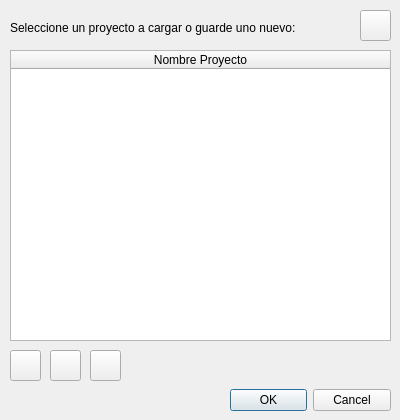
<?xml version="1.0" encoding="UTF-8"?>
<ui version="4.0">
 <class>a</class>
 <widget class="QDialog" name="a">
  <property name="windowModality">
   <enum>Qt::WindowModal</enum>
  </property>
  <property name="geometry">
   <rect>
    <x>0</x>
    <y>0</y>
    <width>400</width>
    <height>420</height>
   </rect>
  </property>
  <property name="minimumSize">
   <size>
    <width>400</width>
    <height>420</height>
   </size>
  </property>
  <property name="maximumSize">
   <size>
    <width>400</width>
    <height>420</height>
   </size>
  </property>
  <property name="windowTitle">
   <string>Administrador de Proyectos en PostgreSQL</string>
  </property>
  <widget class="QDialogButtonBox" name="buttonBox">
   <property name="geometry">
    <rect>
     <x>230</x>
     <y>380</y>
     <width>161</width>
     <height>41</height>
    </rect>
   </property>
   <property name="orientation">
    <enum>Qt::Horizontal</enum>
   </property>
   <property name="standardButtons">
    <set>QDialogButtonBox::Cancel|QDialogButtonBox::Ok</set>
   </property>
  </widget>
  <widget class="QTableWidget" name="tabla">
   <property name="enabled">
    <bool>true</bool>
   </property>
   <property name="geometry">
    <rect>
     <x>10</x>
     <y>50</y>
     <width>381</width>
     <height>291</height>
    </rect>
   </property>
   <property name="autoScroll">
    <bool>true</bool>
   </property>
   <property name="editTriggers">
    <set>QAbstractItemView::NoEditTriggers</set>
   </property>
   <property name="tabKeyNavigation">
    <bool>false</bool>
   </property>
   <property name="alternatingRowColors">
    <bool>false</bool>
   </property>
   <property name="selectionMode">
    <enum>QAbstractItemView::SingleSelection</enum>
   </property>
   <property name="selectionBehavior">
    <enum>QAbstractItemView::SelectRows</enum>
   </property>
   <property name="showGrid">
    <bool>true</bool>
   </property>
   <property name="sortingEnabled">
    <bool>true</bool>
   </property>
   <attribute name="horizontalHeaderVisible">
    <bool>true</bool>
   </attribute>
   <attribute name="horizontalHeaderCascadingSectionResizes">
    <bool>false</bool>
   </attribute>
   <attribute name="horizontalHeaderDefaultSectionSize">
    <number>100</number>
   </attribute>
   <attribute name="horizontalHeaderHighlightSections">
    <bool>true</bool>
   </attribute>
   <attribute name="horizontalHeaderMinimumSectionSize">
    <number>35</number>
   </attribute>
   <attribute name="horizontalHeaderShowSortIndicator" stdset="0">
    <bool>true</bool>
   </attribute>
   <attribute name="horizontalHeaderStretchLastSection">
    <bool>true</bool>
   </attribute>
   <attribute name="verticalHeaderMinimumSectionSize">
    <number>30</number>
   </attribute>
   <column>
    <property name="text">
     <string>Nombre Proyecto</string>
    </property>
   </column>
  </widget>
  <widget class="QLabel" name="label">
   <property name="geometry">
    <rect>
     <x>10</x>
     <y>20</y>
     <width>331</width>
     <height>16</height>
    </rect>
   </property>
   <property name="text">
    <string>Seleccione un proyecto a cargar o guarde uno nuevo:</string>
   </property>
  </widget>
  <widget class="QToolButton" name="btnConf">
   <property name="geometry">
    <rect>
     <x>360</x>
     <y>10</y>
     <width>31</width>
     <height>31</height>
    </rect>
   </property>
   <property name="text">
    <string/>
   </property>
   <property name="iconSize">
    <size>
     <width>32</width>
     <height>32</height>
    </size>
   </property>
  </widget>
  <widget class="QToolButton" name="btnSave">
   <property name="geometry">
    <rect>
     <x>10</x>
     <y>350</y>
     <width>31</width>
     <height>31</height>
    </rect>
   </property>
   <property name="toolTip">
    <string extracomment="Guardar Nuevo Proyecto"/>
   </property>
   <property name="whatsThis">
    <string extracomment="Guardar Nuevo Proyecto"/>
   </property>
   <property name="accessibleDescription">
    <string extracomment="Guardar Nuevo Proyecto"/>
   </property>
   <property name="text">
    <string/>
   </property>
   <property name="iconSize">
    <size>
     <width>32</width>
     <height>32</height>
    </size>
   </property>
  </widget>
  <widget class="QToolButton" name="btnUpdate">
   <property name="geometry">
    <rect>
     <x>50</x>
     <y>350</y>
     <width>31</width>
     <height>31</height>
    </rect>
   </property>
   <property name="text">
    <string/>
   </property>
   <property name="iconSize">
    <size>
     <width>32</width>
     <height>32</height>
    </size>
   </property>
  </widget>
  <widget class="QToolButton" name="btnDelete">
   <property name="geometry">
    <rect>
     <x>90</x>
     <y>350</y>
     <width>31</width>
     <height>31</height>
    </rect>
   </property>
   <property name="text">
    <string/>
   </property>
   <property name="iconSize">
    <size>
     <width>32</width>
     <height>32</height>
    </size>
   </property>
  </widget>
 </widget>
 <resources/>
 <connections>
  <connection>
   <sender>buttonBox</sender>
   <signal>accepted()</signal>
   <receiver>a</receiver>
   <slot>accept()</slot>
   <hints>
    <hint type="sourcelabel">
     <x>248</x>
     <y>254</y>
    </hint>
    <hint type="destinationlabel">
     <x>157</x>
     <y>274</y>
    </hint>
   </hints>
  </connection>
  <connection>
   <sender>buttonBox</sender>
   <signal>rejected()</signal>
   <receiver>a</receiver>
   <slot>reject()</slot>
   <hints>
    <hint type="sourcelabel">
     <x>316</x>
     <y>260</y>
    </hint>
    <hint type="destinationlabel">
     <x>286</x>
     <y>274</y>
    </hint>
   </hints>
  </connection>
 </connections>
</ui>
